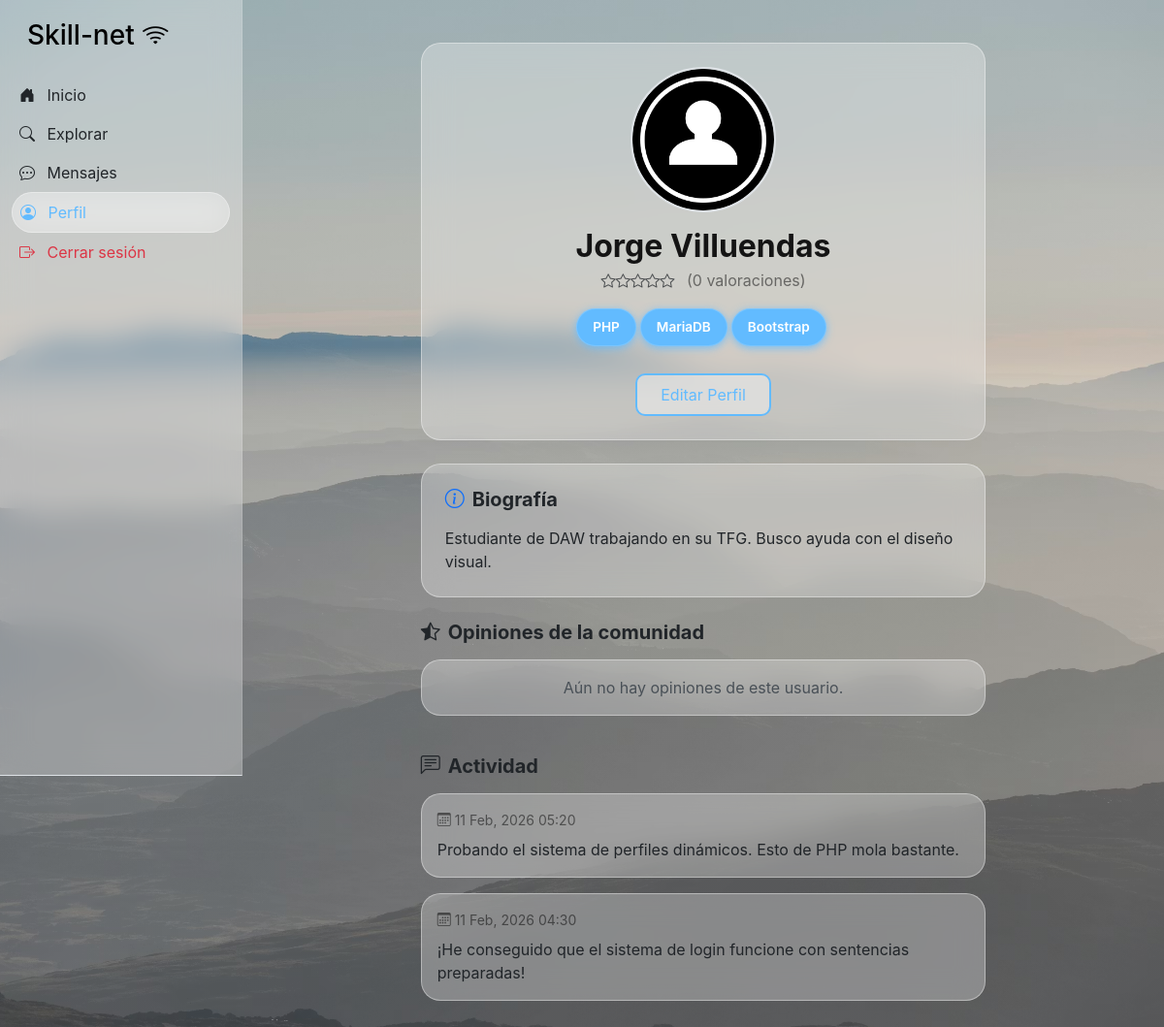
The app's page /perfil.php (signed in) with its own data.
### tables this page shows
CREATE TABLE IF NOT EXISTS usuarios (
    id INT AUTO_INCREMENT PRIMARY KEY,
    nombre VARCHAR(100) NOT NULL,
    email VARCHAR(150) NOT NULL UNIQUE,
    password VARCHAR(255) NOT NULL,
    habilidades TEXT,  
    bio TEXT,
    avatar VARCHAR(255) DEFAULT 'default.png',
    fecha_registro TIMESTAMP DEFAULT CURRENT_TIMESTAMP
);

CREATE TABLE IF NOT EXISTS publicaciones (
    id INT AUTO_INCREMENT PRIMARY KEY,
    id_usuario INT NOT NULL,
    contenido TEXT NOT NULL,
    fecha_publicacion TIMESTAMP DEFAULT CURRENT_TIMESTAMP,
    FOREIGN KEY (id_usuario) REFERENCES usuarios(id) ON DELETE CASCADE
);

### phpscripts/perfilLogic.php (called while the page is built, shortened)
<?php
include 'phpscripts/dbconn.php';
$perfil_id = isset($_GET['id']) ? intval($_GET['id']) : $_SESSION['user_id'];
$mi_id = $_SESSION['user_id'];
$stmt_rep = $conn->prepare("SELECT AVG(puntuacion) as promedio, COUNT(*) as total FROM valoraciones WHERE id_valorado = ?");
$stmt_rep->bind_param("i", $perfil_id);
$stmt_rep->execute();
$stats = $stmt_rep->get_result()->fetch_assoc();
$stmt = $conn->prepare("SELECT nombre, email, habilidades, bio, avatar FROM usuarios WHERE id = ?");
$stmt->bind_param("i", $perfil_id);
$stmt->execute();
$user_perfil = $stmt->get_result()->fetch_assoc();
$stmt_comm = $conn->prepare("SELECT v.*, u.nombre, u.avatar FROM valoraciones v JOIN usuarios u ON v.id_valorador = u.id WHERE v.id_valorado = ? ORDER BY v.id DESC");
$stmt_comm->bind_param("i", $perfil_id);
$stmt_comm->execute();
$res_comm = $stmt_comm->get_result();
if (!empty($user_perfil['avatar']) && file_exists("img/" . $user_perfil['avatar'])) {
    $fotoPerfil = $user_perfil['avatar'];
} else {
    $fotoPerfil = "user.png";
}
?>

### perfil.php (the view, shortened to what this page needs)
<?php include 'phpscripts/perfilLogic.php'; ?>
<!DOCTYPE html>
<html lang="es">
<head>
    <link href="https://cdn.jsdelivr.net/npm/bootstrap@5.3.0/dist/css/bootstrap.min.css" rel="stylesheet">
    <link rel="stylesheet" href="https://cdn.jsdelivr.net/npm/bootstrap-icons@1.11.0/font/bootstrap-icons.css">
    <link href="https://fonts.cdnfonts.com/css/sf-pro-display" rel="stylesheet">
    <link rel="stylesheet" href="css/fonts.css">
    <link rel="stylesheet" href="css/style.css">
</head>
<body>
    <div class="container-fluid">
        <div class="row">
            <?php include("phpscripts/navbar.php"); ?>
            <main class="main-content">
                <div class="container mt-4">
                    <div class="row justify-content-center">
                        <div class="col-md-10 col-lg-8">
                            <div class="card usr-search mb-4">
                                <div class="card-body p-4 text-center">
                                    <img src="img/<?php echo $fotoPerfil; ?>"
                                        class="rounded-circle mb-3 img-perfil-crop img-perfil-grande mx-auto">
                                    <h2 class="fw-bold text-dark mb-1">
                                        <?php echo htmlspecialchars($user_perfil['nombre']); ?>
                                    </h2>
                                    <div class="mb-3">
                                        <?php
                                        $rating = round($stats['promedio'] ?? 0);
                                        for ($i = 1; $i <= 5; $i++)
                                            echo ($i <= $rating) ? '<i class="bi bi-star-fill text-warning"></i>' : '<i class="bi bi-star text-muted"></i>';
                                        ?>
                                        <span class="ms-2 text-black-50">(<?php echo $stats['total']; ?>
                                            valoraciones)</span>
                                    </div>
                                    <div class="mb-4">
                                        <?php
                                        $tags = explode(",", $user_perfil['habilidades'] ?? '');
                                        foreach ($tags as $tag)
                                            if (!empty(trim($tag)))
                                                echo '<span class="tag-pill me-1 p-2 px-3 d-inline-block mb-1">' . htmlspecialchars(trim($tag)) . '</span>';
                                        ?>
                                    </div>
                                    <div class="d-flex gap-2 justify-content-center">
                                        <?php if ($perfil_id == $mi_id): ?>
                                            <a href="editar_perfil.php"
                                                class="btn-usr-search px-4 text-decoration-none">Editar Perfil</a>
                                        <?php endif; ?>
                                    </div>
                                </div>
                            </div>
                            <div class="card usr-search mb-4">
                                <div class="card-body p-4">
                                    <h5 class="fw-bold mb-3"><i
                                            class="bi bi-info-circle me-2 text-primary"></i>Biografía</h5>
                                    <p class="text-dark mb-0">
                                        <?php echo nl2br(htmlspecialchars($user_perfil['bio'] ?? 'Sin biografía disponible.')); ?>
                                    </p>
                                </div>
                            </div>
                            <h5 class="fw-bold mb-3 text-dark"><i class="bi bi-star-half me-2"></i>Opiniones de la
                                comunidad</h5>
                            <div class="row mb-4">
                                <?php if ($res_comm->num_rows > 0): ?>
                                    <?php while ($com = $res_comm->fetch_assoc()): ?>
                                        <div class="col-12 mb-2">
                                            <div class="card usr-search border-0">
                                                <div class="card-body p-3">
                                                    <div class="d-flex align-items-center mb-2">
                                                        <img src="img/<?php echo (!empty($com['avatar']) && file_exists('img/' . $com['avatar'])) ? $com['avatar'] : 'user.png'; ?>"
                                                            class="rounded-circle me-2 img-perfil-crop"
                                                            style="width: 30px; height: 30px;">
                                                        <span class="fw-bold small text-dark me-2">
                                                            <?php echo htmlspecialchars($com['nombre']); ?>
                                                        </span>
                                                        <div>
                                                            <?php for ($i = 1; $i <= 5; $i++)
                                                                echo ($i <= $com['puntuacion']) ? '<i class="bi bi-star-fill text-warning small"></i>' : '<i class="bi bi-star text-muted small"></i>'; ?>
                                                        </div>
                                                    </div>
                                                    <?php if (!empty($com['comentario'])): ?>
                                                        <p class="mb-0 text-dark small italic" style="font-style: italic;">
                                                            "
                                                            <?php echo htmlspecialchars($com['comentario']); ?>"
                                                        </p>
                                                    <?php else: ?>
                                                        <p class="mb-0 text-muted small">Sin comentario escrito.</p>
                                                    <?php endif; ?>
                                                </div>
                                            </div>
                                        </div>
                                    <?php endwhile; ?>
                                <?php else: ?>
                                    <div class="col-12">
                                        <div class="alert alert-light text-center border-0 usr-search">Aún no hay opiniones
                                            de este usuario.</div>
                                    </div>
                                <?php endif; ?>
                            </div>
                            <h5 class="fw-bold mb-3 text-dark"><i class="bi bi-chat-left-text me-2"></i>Actividad</h5>
                            <?php
                            $stmt_posts = $conn->prepare("SELECT contenido, fecha_publicacion FROM publicaciones WHERE id_usuario = ? ORDER BY fecha_publicacion DESC");
                            $stmt_posts->bind_param("i", $perfil_id);
                            $stmt_posts->execute();
                            $res_posts = $stmt_posts->get_result();
                            if ($res_posts->num_rows > 0) {
                                while ($post = $res_posts->fetch_assoc()) { ?>
                                    <div class="card usr-search mb-3">
                                        <div class="card-body p-3">
                                            <small class="text-black-50 d-block mb-2">
                                                <i
                                                    class="bi bi-calendar3 me-1"></i><?php echo date("d M, Y H:i", strtotime($post['fecha_publicacion'])); ?>
                                            </small>
                                            <p class="mb-0 text-dark"><?php echo nl2br(htmlspecialchars($post['contenido'])); ?>
                                            </p>
                                        </div>
                                    </div>
                                <?php }
                            } else {
                                echo '<div class="alert alert-light text-center border-0 usr-search">Sin publicaciones.</div>';
                            } ?>
                        </div>
                    </div>
                </div>
            </main>
        </div>
    </div>
</body>
</html>

### css/style.css (style rules this page uses)
body { font-family: 'SF Pro Display', sans-serif; background: linear-gradient(rgba(18, 18, 18, 0.2), rgba(18, 18, 18, 0.2)), url(../img/wall1.avif); background-size: cover; background-position: center; background-repeat: no-repeat; background-attachment: fixed; color: black; min-height: 100vh; margin: 0; }
.main-content { margin-left: 250px; padding: 20px; width: calc(100% - 250px); }
.img-perfil-crop { object-fit: cover !important; object-position: center !important; border: 2px solid #dee2e6; }
.img-perfil-grande { width: 150px; height: 150px; }
.tag-pill { background-color: rgba(98, 187, 255, 1); border: 1px solid rgba(147, 208, 255, 0.5); box-shadow: 0 2px 8px rgba(98, 187, 255, 0.8); border-radius: 25px; color: white; font-size: small; font-weight: bold; }
.main-content h2, .main-content p.text-muted { color: rgba(0, 0, 0, 0.9) !important; }
.main-content .usr-search { background-color: rgba(250, 250, 250, 0.3) !important; border: 1px solid rgba(250, 250, 250, 0.4) !important; backdrop-filter: blur(15px); -webkit-backdrop-filter: blur(15px); border-radius: 20px; transition: all 0.3s cubic-bezier(0.4, 0, 0.2, 1); overflow: hidden; }
.btn-usr-search { text-decoration: none; padding-left: 1rem; padding-right: 1rem; padding-top: 0.5rem; padding-bottom: 0.5rem; background-color: rgba(255, 255, 255, 0.4); border: 2px solid rgba(98, 187, 255, 1); color: rgba(98, 187, 255, 1); border-radius: 10px; transition: all 0.3s ease; }
.bi-star-fill, .bi-star { font-size: 0.95rem; }
.tag-pill { display: inline-block; background-color: rgba(98, 187, 255, 1); border: 1px solid rgba(147, 208, 255, 0.5); color: white; border-radius: 20px; font-size: 0.85rem; font-weight: 600; }

### records on screen
usuarios: avatar (placeholder picture), nombre "Jorge Villuendas", habilidades "PHP", habilidades "MariaDB", habilidades "Bootstrap", bio "Estudiante de DAW trabajando en su TFG. Busco ayuda con el diseño visual."
publicaciones: fecha_publicacion "11 Feb, 2026 05:20", contenido "Probando el sistema de perfiles dinámicos. Esto de PHP mola bastante."
publicaciones: fecha_publicacion "11 Feb, 2026 04:30", contenido "¡He conseguido que el sistema de login funcione con sentencias preparadas!"

### other values on screen
$stats['total'] "0"
